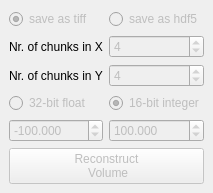
  <widget class="QDockWidget" name="Reconstruct_Volume">
   <property name="enabled">
    <bool>true</bool>
   </property>
   <property name="windowTitle">
    <string>Reconstruct Volume</string>
   </property>
   <attribute name="dockWidgetArea">
    <number>2</number>
   </attribute>
   <widget class="QWidget" name="dockWidgetContents_4">
    <layout class="QGridLayout" name="gridLayout_10">
     <item row="1" column="0">
      <widget class="QPushButton" name="pushReconstruct_all">
       <property name="enabled">
        <bool>false</bool>
       </property>
       <property name="text">
        <string>Reconstruct
 Volume</string>
       </property>
      </widget>
     </item>
     <item row="0" column="0">
      <layout class="QGridLayout" name="gridLayout_9">
       <item row="0" column="0">
        <layout class="QGridLayout" name="gridLayout_8">
         <item row="5" column="1">
          <widget class="QSpinBox" name="hdf_chunking_x">
           <property name="enabled">
            <bool>false</bool>
           </property>
           <property name="sizePolicy">
            <sizepolicy hsizetype="Minimum" vsizetype="Preferred">
             <horstretch>0</horstretch>
             <verstretch>0</verstretch>
            </sizepolicy>
           </property>
           <property name="minimum">
            <number>1</number>
           </property>
           <property name="maximum">
            <number>99999</number>
           </property>
           <property name="value">
            <number>4</number>
           </property>
          </widget>
         </item>
         <item row="5" column="0">
          <widget class="QLabel" name="label_11">
           <property name="text">
            <string>Nr. of chunks in X</string>
           </property>
          </widget>
         </item>
         <item row="8" column="0">
          <widget class="QDoubleSpinBox" name="int_low">
           <property name="enabled">
            <bool>false</bool>
           </property>
           <property name="sizePolicy">
            <sizepolicy hsizetype="Minimum" vsizetype="Preferred">
             <horstretch>0</horstretch>
             <verstretch>0</verstretch>
            </sizepolicy>
           </property>
           <property name="decimals">
            <number>3</number>
           </property>
           <property name="minimum">
            <double>-65535.000000000000000</double>
           </property>
           <property name="maximum">
            <double>65535.000000000000000</double>
           </property>
           <property name="singleStep">
            <double>1.000000000000000</double>
           </property>
           <property name="value">
            <double>-100.000000000000000</double>
           </property>
          </widget>
         </item>
         <item row="7" column="1">
          <widget class="QRadioButton" name="radioButton_16bit_integer">
           <property name="enabled">
            <bool>false</bool>
           </property>
           <property name="text">
            <string>16-bit integer</string>
           </property>
           <property name="checked">
            <bool>true</bool>
           </property>
           <attribute name="buttonGroup">
            <string notr="true">buttonGroup16_32bit</string>
           </attribute>
          </widget>
         </item>
         <item row="4" column="1">
          <widget class="QRadioButton" name="save_hdf5">
           <property name="enabled">
            <bool>false</bool>
           </property>
           <property name="text">
            <string>save as hdf5</string>
           </property>
           <property name="checked">
            <bool>false</bool>
           </property>
           <attribute name="buttonGroup">
            <string notr="true">save_tif_hdf5</string>
           </attribute>
          </widget>
         </item>
         <item row="8" column="1">
          <widget class="QDoubleSpinBox" name="int_high">
           <property name="enabled">
            <bool>false</bool>
           </property>
           <property name="sizePolicy">
            <sizepolicy hsizetype="Minimum" vsizetype="Preferred">
             <horstretch>0</horstretch>
             <verstretch>0</verstretch>
            </sizepolicy>
           </property>
           <property name="decimals">
            <number>3</number>
           </property>
           <property name="minimum">
            <double>-65535.000000000000000</double>
           </property>
           <property name="maximum">
            <double>65535.000000000000000</double>
           </property>
           <property name="singleStep">
            <double>1.000000000000000</double>
           </property>
           <property name="value">
            <double>100.000000000000000</double>
           </property>
          </widget>
         </item>
         <item row="7" column="0">
          <widget class="QRadioButton" name="radioButton_32bit_float">
           <property name="enabled">
            <bool>false</bool>
           </property>
           <property name="text">
            <string>32-bit float</string>
           </property>
           <property name="checked">
            <bool>false</bool>
           </property>
           <attribute name="buttonGroup">
            <string notr="true">buttonGroup16_32bit</string>
           </attribute>
          </widget>
         </item>
         <item row="4" column="0">
          <widget class="QRadioButton" name="save_tiff">
           <property name="enabled">
            <bool>false</bool>
           </property>
           <property name="text">
            <string>save as tiff</string>
           </property>
           <property name="checked">
            <bool>true</bool>
           </property>
           <attribute name="buttonGroup">
            <string notr="true">save_tif_hdf5</string>
           </attribute>
          </widget>
         </item>
         <item row="6" column="0">
          <widget class="QLabel" name="label_12">
           <property name="text">
            <string>Nr. of chunks in Y</string>
           </property>
          </widget>
         </item>
         <item row="6" column="1">
          <widget class="QSpinBox" name="hdf_chunking_y">
           <property name="enabled">
            <bool>false</bool>
           </property>
           <property name="sizePolicy">
            <sizepolicy hsizetype="Minimum" vsizetype="Preferred">
             <horstretch>0</horstretch>
             <verstretch>0</verstretch>
            </sizepolicy>
           </property>
           <property name="minimum">
            <number>1</number>
           </property>
           <property name="maximum">
            <number>99999</number>
           </property>
           <property name="value">
            <number>4</number>
           </property>
          </widget>
         </item>
        </layout>
       </item>
      </layout>
     </item>
    </layout>
   </widget>
  </widget>
